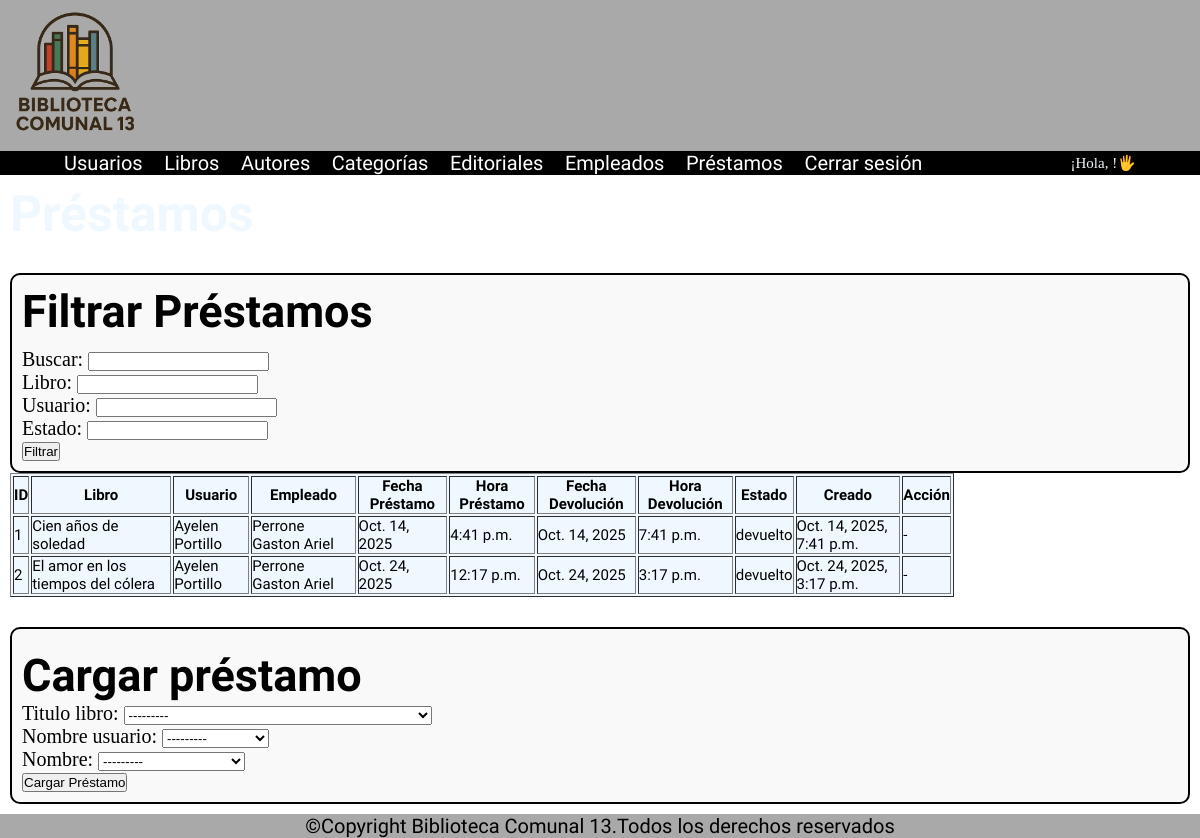
Screenshot of /prestamos/lista/ (signed in) with the database file from the repository.
### apps/prestamos/models.py (models this page shows)
class Prestamo(models.Model):
    titulo_libro = models.ForeignKey(Libro, on_delete=models.CASCADE, null=False, blank=False, db_column='libro_id')
    nombre_usuario = models.ForeignKey(Usuario, on_delete=models.CASCADE, null=False, blank=False, db_column='usuario_id')
    nombre = models.ForeignKey(Empleado, on_delete=models.CASCADE, null=False, blank=False, db_column='empleado_id')
    fecha_prestamo = models.DateField(auto_now_add=True)
    hora_prestamo = models.TimeField(auto_now_add=True)
    fecha_devolucion = models.DateField(null=True, blank=True)
    hora_devolucion = models.TimeField(null=True, blank=True)
    estado = models.CharField(max_length=10, default='pendiente')
    created_at = models.DateTimeField(auto_now_add=True)
    updated_at = models.DateTimeField(auto_now=True)

### apps/libros/models.py (models this page shows)
class Libro(models.Model):
    titulo = models.CharField(max_length=200, null=False, blank=False, db_column='titulo_libro')
    autor = models.ForeignKey(Autor, on_delete=models.CASCADE, null=False, blank=False, db_column='nombre_autor')
    editorial = models.ForeignKey(Editorial, on_delete=models.CASCADE, null=False, blank=False, db_column='nombre_editorial')
    categoria = models.ForeignKey(Categoria, on_delete=models.CASCADE, null=False, blank=False, db_column='nombre_categoria')
    fecha_publicacion = models.DateField()
    cantidad = models.IntegerField(null=False, blank=False)
    creado = models.DateTimeField(auto_now_add=True)
    actualizado = models.DateTimeField(auto_now=True)
    def __str__(self):
        return self.titulo

### apps/usuarios/models.py (models this page shows)
class Usuario(models.Model):
    nombre_usuario = models.CharField(max_length=100, null=False, blank=False)
    dni = models.CharField(max_length=15, unique=True, null=False, blank=False)
    telefono = models.CharField(max_length=20)
    calle = models.CharField(max_length=100)
    numero_calle = models.IntegerField()
    casa = models.BooleanField(default=False)
    edificio = models.BooleanField(default=False)
    piso = models.CharField(max_length=10, null=True, blank=True)
    departamento_numero_casa = models.CharField(max_length=10, null=True, blank=True)
    created_at = models.DateTimeField(auto_now_add=True)
    updated_at = models.DateTimeField(auto_now=True)
    def __str__(self):
        return f"{self.nombre_usuario}"

### apps/empleados/models.py (models this page shows)
class Empleado(AbstractBaseUser, PermissionsMixin):
    dni = models.CharField('DNI', max_length=20, unique=True)
    nombre = models.CharField('Nombre', max_length=150, blank=True)
    apellido = models.CharField('Apellido', max_length=150, blank=True)
    email = models.EmailField('Email', blank=True)
    telefono = models.CharField('Teléfono', max_length=20, blank=True)
    cargo = models.CharField('Cargo', max_length=100, blank=True)
    fecha_contratacion = models.DateField('Fecha de contratación', blank=True, null=True)
    is_staff = models.BooleanField('Staff')
    is_active = models.BooleanField('Activo')
    date_joined = models.DateTimeField('Fecha de alta', default=timezone.now)
    objects = EmpleadoManager()
    USERNAME_FIELD = 'dni'
    REQUIRED_FIELDS = ['nombre', 'apellido']
    class Meta:
        verbose_name = 'Empleado'
        verbose_name_plural = 'Empleados'
    def __str__(self):
        return f"{self.apellido} {self.nombre}"

### apps/prestamos/views.py (the view, shortened to what this page needs)
# urls.py: path('lista/', lista_prestamos, name='lista_prestamos'),
def lista_prestamos(request):
    filtro_form = FiltroPrestamoForm(request.GET or None)
    prestamos = Prestamo.objects.all()
    if request.method == 'POST':
        form = PrestamoForm(request.POST)
        if form.is_valid():
            prestamo = form.save(commit=False)
            libro_obj = prestamo.titulo_libro
            if libro_obj.cantidad > 0:
                libro_obj.cantidad -= 1
                libro_obj.save()
                prestamo.save()
                return redirect('lista_prestamos')
            else:
                form.add_error('titulo_libro', 'Libro no está disponible. ☹️')
    else:
        form = PrestamoForm()
    return render(request, 'prestamos.html', {'prestamos': prestamos, 'form': form, 'filtro_form': filtro_form})

### apps/prestamos/forms.py
class PrestamoForm(forms.ModelForm):
    class Meta:
        model = Prestamo
        fields = [
            'titulo_libro',
            'nombre_usuario',
            'nombre',
        ]

class FiltroPrestamoForm(forms.Form):
    q = forms.CharField(label='Buscar', required=False)
    libro = forms.CharField(label='Libro', required=False)
    usuario = forms.CharField(label='Usuario', required=False)
    estado = forms.CharField(label='Estado', required=False)

### templates/prestamos.html (shortened to what this page needs)
{% load static %}
<!DOCTYPE html>
<html lang="en">
<head>
    <link rel="stylesheet" href="{% static 'css/styles.css' %}">
</head>
<body>
  <header>
    <img src="{% static './multimedia/logo_BC13.png' %}" width="150">
  </header>
  <nav class="nav__flex font__white">
    <ul class="bona-nova-sc-regular">
      <li><a href="{% url 'lista_usuarios' %}">Usuarios</a></li>
      <li><a href="{% url 'lista_libros' %}">Libros</a></li>
      <li><a href="{% url 'lista_autores' %}">Autores</a></li>
      <li><a href="{% url 'lista_categorias' %}">Categorías</a></li>
      <li><a href="{% url 'lista_editoriales' %}">Editoriales</a></li>
      <li><a href="{% url 'lista_empleados' %}">Empleados</a></li>
      <li><a href="{% url 'lista_prestamos' %}">Préstamos</a></li>
      <li><a href="{% url 'index' %}">Cerrar sesión</a></li>
    </ul>
    {% if user.is_authenticated %}
    <p style="font-size: 15px;">¡Hola, {{ user.nombre }}!🖐️</p>
    {% endif %}
  </nav>
  <main>
    <h1 class="bona-nova-sc-bold font__white">Préstamos</h1>
    <div class="register__alldata">
      <h2 class="bona-nova-sc-bold">Filtrar Préstamos</h2>
      <form method="get">
          {{ filtro_form.as_p }}
          <button type="submit">Filtrar</button>
      </form>
    </div>
    <table border="1" class="bona-nova-sc-regular">
  <thead>
    <tr>
      <th><strong>ID</strong></th>
      <th><strong>Libro</strong></th>
      <th><strong>Usuario</strong></th>
      <th><strong>Empleado</strong></th>
      <th><strong>Fecha Préstamo</strong></th>
      <th><strong>Hora Préstamo</strong></th>
      <th><strong>Fecha Devolución</strong></th>
      <th><strong>Hora Devolución</strong></th>
      <th><strong>Estado</strong></th>
      <th><strong>Creado</strong></th>
      <th><strong>Acción</strong></th>
    </tr>
  </thead>
  <tbody>
    {%for prestamo in prestamos%}
    <tr>
      <td>{{prestamo.id}}</td>
      <td>{{prestamo.titulo_libro}}</td>
      <td>{{prestamo.nombre_usuario}}</td>
      <td>{{prestamo.nombre}}</td>
      <td>{{prestamo.fecha_prestamo}}</td>
      <td>{{prestamo.hora_prestamo}}</td>
      <td>{{prestamo.fecha_devolucion|default:"--"}}</td>
      <td>{{prestamo.hora_devolucion|default:"--"}}</td>
      <td>{{prestamo.estado}}</td>
      <td>{{prestamo.created_at}}</td>
      <td>
        {% if not prestamo.fecha_devolucion %}
          <form action="{% url 'devolver_prestamo' prestamo.id %}" method="post" style="display:inline;">
            {% csrf_token %}
            <button type="submit">Devolver</button>
          </form>
        {% else %}
          -
        {% endif %}
      </td>
    </tr>
    {% endfor %}
  </tbody>
</table>
    <div class="register__alldata">
      <form method="post">
          <h2 class="bona-nova-sc-bold">Cargar préstamo</h2>
          {{ form.as_p }}
          <button type="submit">Cargar Préstamo</button>
      </form>
    </div>
  </main>
  <footer>
    <p class="bona-nova-sc-regular align__center">©Copyright Biblioteca Comunal 13.Todos los derechos reservados</p>
  </footer>
</body>
</html>

### static/css/styles.css (style rules this page uses)
* { margin: 0px; padding: 0px; }
html, body { width: 100%; height: 100%; margin: 0; font-size: 62.5%; background-image: url("../multimedia/background.jpg"); background-size: cover; }
main { flex: 1; padding: 1rem; }
header,footer { background-color: darkgrey; }
nav { background-color: black; height: auto; }
.align__center { text-align: center; }
p { font-size: 2rem; }
h1 { font-size: 5rem; }
h2 { font-size: 4.5rem; }
form { margin-top: 1rem; font-size: 1.8rem; }
table { background-color: aliceblue; width: 80%; }
td, th { font-size: 1.5rem; }
.font__white { color: aliceblue; }
.nav__flex { display: flex; justify-content: space-around; align-items: center; }
a { text-decoration: none; color: white; font-size: 2rem; }
ul > li { list-style: none; display: inline; margin-right: 20px; }
.register__alldata { margin-top: 3rem; padding: 1rem; border: 2px solid black; border-radius: 1rem; background-color: #f9f9f9; width: auto; }
.bona-nova-sc-regular { font-family: "Bona Nova SC", serif; font-weight: 400; font-style: normal; }
.bona-nova-sc-bold { font-family: "Bona Nova SC", serif; font-weight: 700; font-style: normal; }
@media (min-width: 1024px) and (max-width: 1279px) { .nav__flex { flex-direction: row; justify-content: space-around; } }
@media (min-width: 1024px) and (max-width: 1279px) { a { font-size: 2rem; } }
@media (min-width: 1024px) and (max-width: 1279px) { table { width: 80%; } }
@media (min-width: 1024px) and (max-width: 1279px) { header img { width: 150px; } }

### rows the page displays
Prestamo: id "1", titulo_libro "Cien años de soledad", nombre_usuario "Ayelen Portillo", nombre "Perrone Gaston Ariel", fecha_prestamo "Oct. 14, 2025", hora_prestamo "4:41 p.m.", fecha_devolucion "Oct. 14, 2025", hora_devolucion "7:41 p.m.", estado "devuelto", created_at "Oct. 14, 2025, 7:41 p.m."
Prestamo: id "2", titulo_libro "El amor en los tiempos del cólera", nombre_usuario "Ayelen Portillo", nombre "Perrone Gaston Ariel", fecha_prestamo "Oct. 24, 2025", hora_prestamo "12:17 p.m.", fecha_devolucion "Oct. 24, 2025", hora_devolucion "3:17 p.m.", estado "devuelto", created_at "Oct. 24, 2025, 3:17 p.m."
Libro: titulo_libro "---------"
